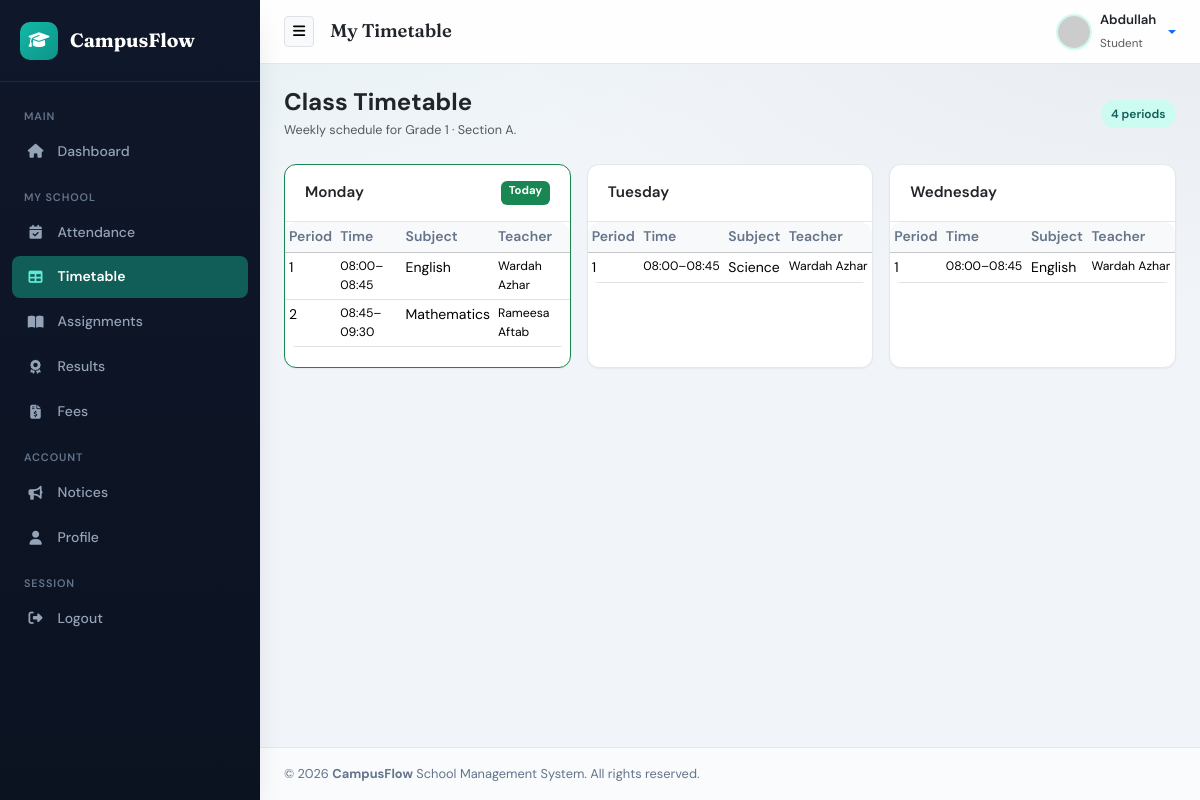
Screenshot of /student/timetable.php (signed in) with the database file from the repository.
### tables this page shows
CREATE TABLE `students` (
  `id` int(11) NOT NULL,
  `user_id` int(11) DEFAULT NULL,
  `admission_number` varchar(50) NOT NULL,
  `first_name` varchar(50) NOT NULL,
  `last_name` varchar(50) NOT NULL,
  `gender` enum('Male','Female','Other') NOT NULL,
  `date_of_birth` date NOT NULL,
  `class_id` int(11) DEFAULT NULL,
  `parent_name` varchar(100) NOT NULL,
  `parent_phone` varchar(20) NOT NULL,
  `address` text NOT NULL,
  `photo` varchar(255) DEFAULT 'default.png',
  `status` enum('Active','Inactive') NOT NULL DEFAULT 'Active',
  `created_at` timestamp NOT NULL DEFAULT current_timestamp()
);

CREATE TABLE `classes` (
  `id` int(11) NOT NULL,
  `class_name` varchar(50) NOT NULL,
  `section` varchar(20) NOT NULL,
  `created_at` timestamp NOT NULL DEFAULT current_timestamp()
);

CREATE TABLE `timetable` (
  `id` int(11) NOT NULL,
  `class_id` int(11) NOT NULL,
  `day_of_week` enum('Monday','Tuesday','Wednesday','Thursday','Friday','Saturday') NOT NULL,
  `period_no` int(11) NOT NULL,
  `subject_id` int(11) NOT NULL,
  `teacher_id` int(11) DEFAULT NULL,
  `start_time` time NOT NULL,
  `end_time` time NOT NULL,
  `created_at` timestamp NOT NULL DEFAULT current_timestamp()
);

CREATE TABLE `subjects` (
  `id` int(11) NOT NULL,
  `subject_name` varchar(100) NOT NULL,
  `subject_code` varchar(30) NOT NULL,
  `class_id` int(11) NOT NULL,
  `teacher_id` int(11) DEFAULT NULL,
  `created_at` timestamp NOT NULL DEFAULT current_timestamp()
);

### includes/functions.php (called while the page is built, shortened)
<?php
if (!function_exists('e')) {
    function e(?string $value): string {
        return htmlspecialchars((string)$value, ENT_QUOTES, 'UTF-8');
    }
}
if (!function_exists('current_student_id')) {
    function current_student_id(mysqli $conn): ?int {
        $uid = (int)$_SESSION['user_id'];
        $stmt = $conn->prepare("SELECT id FROM students WHERE user_id = ? LIMIT 1");
        $stmt->bind_param("i", $uid);
        $stmt->execute();
        $row = $stmt->get_result()->fetch_assoc();
        return $row ? (int)$row['id'] : null;
    }
}

### student/timetable.php (the view, shortened to what this page needs)
<?php
require_once '../config/database.php';
$student_id = current_student_id($conn);
$sstmt = $conn->prepare("
    SELECT s.class_id, c.class_name, c.section
    FROM students s
    LEFT JOIN classes c ON c.id = s.class_id
    WHERE s.id = ?
    LIMIT 1
");
$sstmt->bind_param('i', $student_id);
$sstmt->execute();
$student = $sstmt->get_result()->fetch_assoc();
$class_id = (int)($student['class_id'] ?? 0);
$class_label = trim(($student['class_name'] ?? 'Unassigned') . ($student['section'] ? ' · ' . $student['section'] : ''));
$days = ['Monday', 'Tuesday', 'Wednesday', 'Thursday', 'Friday', 'Saturday'];
$by_day = [];
foreach ($days as $d) {
    $by_day[$d] = [];
}
$total = 0;
if ($class_id > 0) {
    $stmt = $conn->prepare("
        SELECT t.day_of_week, t.period_no, t.start_time, t.end_time,
               s.subject_name, s.subject_code,
               CONCAT(te.first_name, ' ', te.last_name) AS teacher_name
        FROM timetable t
        INNER JOIN subjects s ON s.id = t.subject_id
        LEFT JOIN teachers te ON te.id = t.teacher_id
        WHERE t.class_id = ?
        ORDER BY FIELD(t.day_of_week, 'Monday','Tuesday','Wednesday','Thursday','Friday','Saturday'), t.period_no ASC
    ");
    $stmt->bind_param('i', $class_id);
    $stmt->execute();
    $res = $stmt->get_result();
    while ($row = $res->fetch_assoc()) {
        $by_day[$row['day_of_week']][] = $row;
        $total++;
    }
}
include '../includes/header.php';
include '../includes/sidebar.php';
?>
<div class="d-flex flex-column flex-md-row justify-content-between align-items-md-center gap-3 mb-4">
    <div>
        <h4 class="fw-bold text-dark mb-1">Class Timetable</h4>
        <p class="text-muted small mb-0">Weekly schedule for <?php echo e($class_label); ?>.</p>
    </div>
    <span class="badge-mint"><?php echo $total; ?> periods</span>
</div>
<?php if ($class_id <= 0): ?>
    <div class="alert alert-warning">You are not assigned to a class yet.</div>
<?php else: ?>
    <div class="row g-3">
        <?php foreach ($days as $day):
            $slots = $by_day[$day];
            if (count($slots) === 0) continue;
            $is_today = date('l') === $day;
        ?>
            <div class="col-md-6 col-xl-4">
                <div class="card h-100 <?php echo $is_today ? 'border-success' : ''; ?>">
                    <div class="card-header d-flex justify-content-between">
                        <span><?php echo e($day); ?></span>
                        <?php if ($is_today): ?><span class="badge bg-success">Today</span><?php endif; ?>
                    </div>
                    <div class="card-body p-0">
                        <div class="table-responsive">
                            <table class="table table-sm table-hover mb-0">
                                <thead class="table-light"><tr><th>Period</th><th>Time</th><th>Subject</th><th>Teacher</th></tr></thead>
                                <tbody>
                                <?php foreach ($slots as $slot): ?>
                                    <tr>
                                        <td><?php echo (int)$slot['period_no']; ?></td>
                                        <td class="small"><?php echo e(substr($slot['start_time'], 0, 5) . '–' . substr($slot['end_time'], 0, 5)); ?></td>
                                        <td><?php echo e($slot['subject_name']); ?></td>
                                        <td class="small"><?php echo e($slot['teacher_name'] ?: '—'); ?></td>
                                    </tr>
                                <?php endforeach; ?>
                                </tbody>
                            </table>
                        </div>
                    </div>
                </div>
            </div>
        <?php endforeach; ?>
    </div>
<?php endif; ?>
<?php include '../includes/footer.php'; ?>

### assets/css/style.css (style rules this page uses)
:root { --primary-color: #0D9488; --primary-hover: #0F766E; --forest-green: #115E59; --mint-tint: #CCFBF1; --mint-text: #115E59; --sidebar-bg: #0F172A; --sidebar-color: #94A3B8; --sidebar-hover-bg: #1E293B; --sidebar-hover-color: #FFFFFF; --sidebar-active-bg: #115E59; --body-bg: #F1F5F9; --card-bg: #FFFFFF; --text-main: #0F172A; --text-muted: #64748B; --border-color: #E2E8F0; --success-color: #10B981; --warning-color: #F59E0B; --danger-color: #EF4444; --info-color: #0EA5E9; --radius-sm: 8px; --radius-md: 12px; --radius-lg: 16px; --shadow-sm: 0 1px 2px rgba(15, 23, 42, 0.05); --shadow-md: 0 8px 20px -8px rgba(15, 23, 42, 0.12); --shadow-lg: 0 16px 32px -12px rgba(15, 23, 42, 0.18); --transition: all 0.2s ease; --font-body: 'DM Sans', system-ui, sans-serif; --font-display: 'Fraunces', Georgia, serif; }
* { box-sizing: border-box; }
body { background: var(--body-bg); background-image: radial-gradient(ellipse 80% 50% at 0% -20%, rgba(13, 148, 136, 0.08), transparent), radial-gradient(ellipse 60% 40% at 100% 0%, rgba(15, 23, 42, 0.04), transparent); color: var(--text-main); font-family: var(--font-body); font-size: 0.9rem; line-height: 1.55; overflow-x: hidden; min-height: 100vh; }
.card { border: 1px solid var(--border-color); border-radius: var(--radius-md); box-shadow: var(--shadow-sm); background: var(--card-bg); margin-bottom: 1.25rem; transition: var(--transition); }
.card-header { background: transparent; border-bottom: 1px solid var(--border-color); padding: 1rem 1.25rem; font-weight: 600; font-size: 0.95rem; }
.badge-mint { background: var(--mint-tint); color: var(--mint-text); font-weight: 600; padding: 0.3rem 0.65rem; border-radius: 50rem; font-size: 0.75rem; }
.table { font-size: 0.875rem; }
.table thead th { font-weight: 600; color: var(--text-muted); border-bottom-width: 1px; white-space: nowrap; }
.table-responsive { border-radius: var(--radius-md); }

### rows the page displays
students: class.section "Grade 1 · Section A"
timetable: period_no "1", start_time+end_time "08:00–08:45", subject.subject_name "English", teacher_name "Wardah Azhar"
timetable: period_no "2", start_time+end_time "08:45–09:30", subject.subject_name "Mathematics", teacher_name "Rameesa Aftab"
timetable: period_no "1", start_time+end_time "08:00–08:45", subject.subject_name "Science", teacher_name "Wardah Azhar"
timetable: period_no "1", start_time+end_time "08:00–08:45", subject.subject_name "English", teacher_name "Wardah Azhar"

### other values shown
$page_title "My Timetable"
$username "Abdullah"
$role "Student"
$total "4"
$day "Monday"
$day "Tuesday"
$day "Wednesday"
